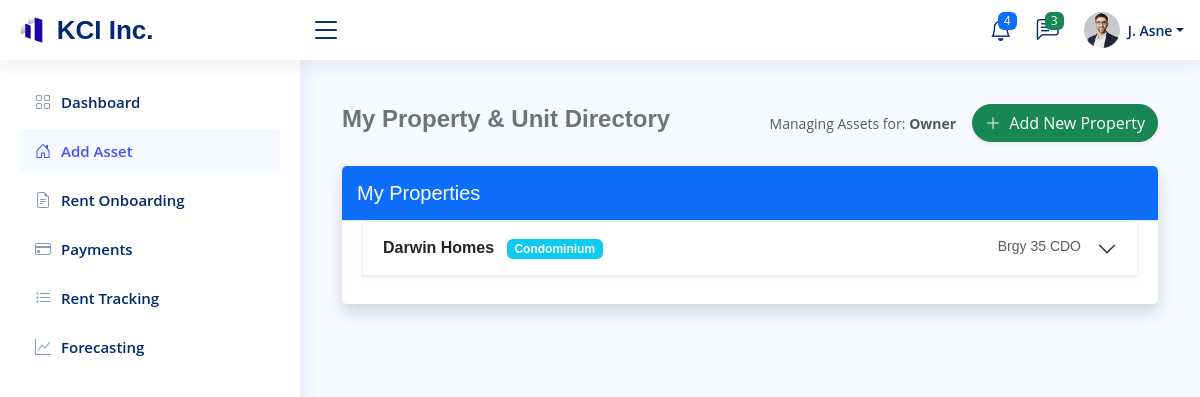
The page /owner_modules/owner.php?page=add_asset (signed in) on the database its author committed.
### tables this page shows
CREATE TABLE `properties` (
  `property_id` int(11) NOT NULL,
  `user_id` int(11) NOT NULL,
  `property_name` varchar(100) DEFAULT NULL,
  `type` enum('Condominium','Boarding House','Rental Home') DEFAULT NULL,
  `address` varchar(255) DEFAULT NULL,
  `status` enum('available','unavailable','under maintenance','renovation') DEFAULT NULL,
  `created_at` timestamp NOT NULL DEFAULT current_timestamp(),
  `updated_at` timestamp NOT NULL DEFAULT current_timestamp() ON UPDATE current_timestamp()
);

### owner_modules/add_asset.php (the view, shortened to what this page needs)
<?php
require_once "conn.php";
$owner_id = $_SESSION['user_id'] ?? 0;
$owner_name = trim(($_SESSION['first_name'] ?? '') . ' ' . ($_SESSION['last_name'] ?? ''));
$owner_label = $owner_name !== '' ? $owner_name : 'Owner';
$result = $conn->query("SELECT * FROM properties WHERE user_id = $owner_id ORDER BY property_id DESC");
?>
<div class="container-fluid py-4">
    <div class="d-flex justify-content-between align-items-center mb-4">
        <h4 class="fw-bold text-secondary">My Property & Unit Directory</h4>
        <div class="d-flex align-items-center gap-3">
            <div class="text-muted small">Managing Assets for: <strong><?= htmlspecialchars($owner_label) ?></strong></div>
            <button class="btn btn-success shadow-sm rounded-pill" data-bs-toggle="modal" data-bs-target="#addPropertyModal">
                <i class="bi bi-plus-lg me-1"></i> Add New Property
            </button>
        </div>
    </div>
    <div class="card shadow border-0">
        <div class="card-header bg-primary text-white">
            <h5 class="mb-0">My Properties</h5>
        </div>
        <div class="card-body">
            <div class="accordion" id="propAccordion">
                <?php while ($r = $result->fetch_assoc()): ?>
                    <div class="accordion-item mb-2 shadow-sm">
                        <h2 class="accordion-header">
                            <button class="accordion-button collapsed" type="button" data-bs-toggle="collapse" data-bs-target="#collapse<?= $r['property_id'] ?>">
                                <div class="d-flex justify-content-between w-100 pe-3">
                                    <span>
                                        <strong><?= htmlspecialchars($r['property_name']) ?></strong>
                                        <span class="badge bg-info ms-2"><?= $r['type'] ?></span>
                                    </span>
                                    <small class="text-muted"><?= htmlspecialchars($r['address']) ?></small>
                                </div>
                            </button>
                        </h2>
                    </div>
                <?php endwhile; ?>
            </div>
        </div>
    </div>
</div>

### assets/css/style.css (style rules this page uses)
:root { scroll-behavior: smooth; }
body { font-family: "Open Sans", sans-serif; background: #f6f9ff; color: #444444; }
html, body { height: 100%; }
body { display: flex; flex-direction: column; min-height: 100vh; }
h1, h2, h3, h4, h5, h6 { font-family: "Nunito", sans-serif; }
.card { margin-bottom: 30px; border: none; border-radius: 5px; box-shadow: 0px 0 30px rgba(1, 41, 112, 0.1); }
.card-header, .card-footer { border-color: #ebeef4; background-color: #fff; color: #798eb3; padding: 15px; }
.card-body { padding: 0 20px 20px 20px; }
.accordion-item { border: 1px solid #ebeef4; }

### rows shown on the page
properties: property_name "Darwin Homes", type "Condominium", address "Brgy 35 CDO"

### other values the page prints
$owner_label "Owner"
